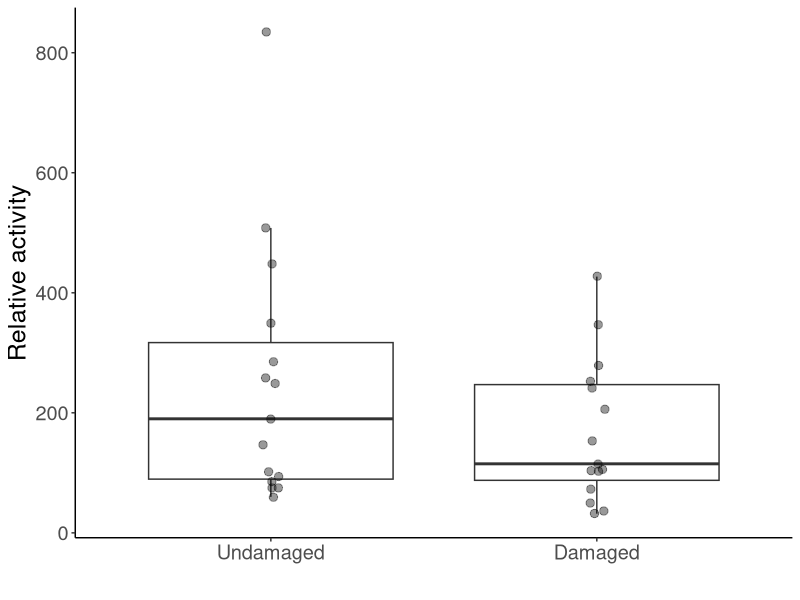
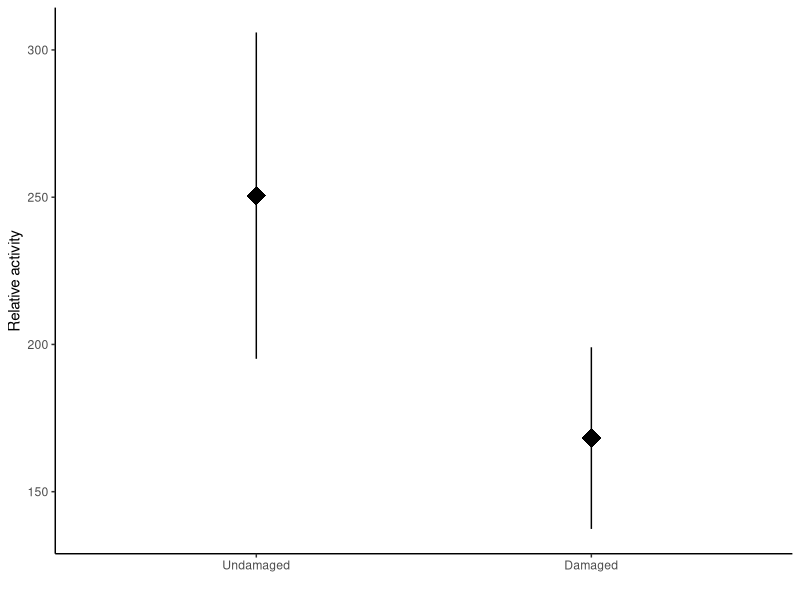
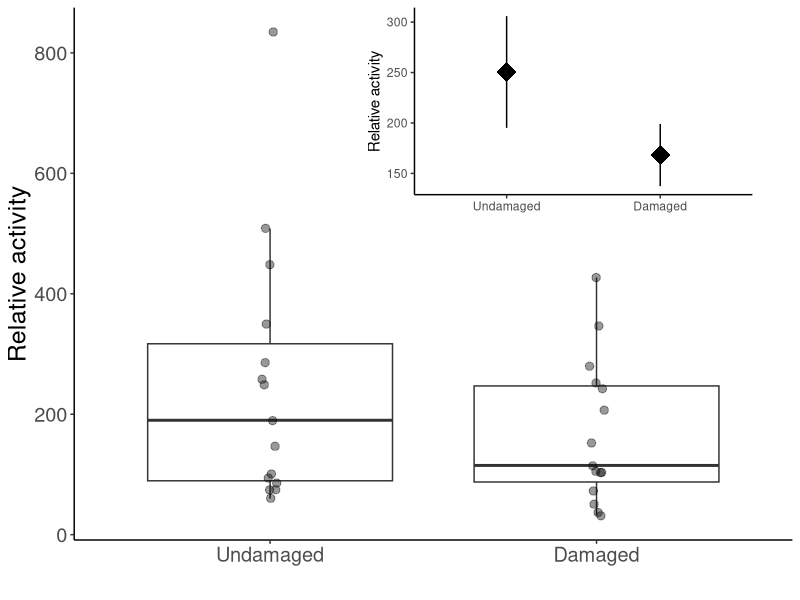
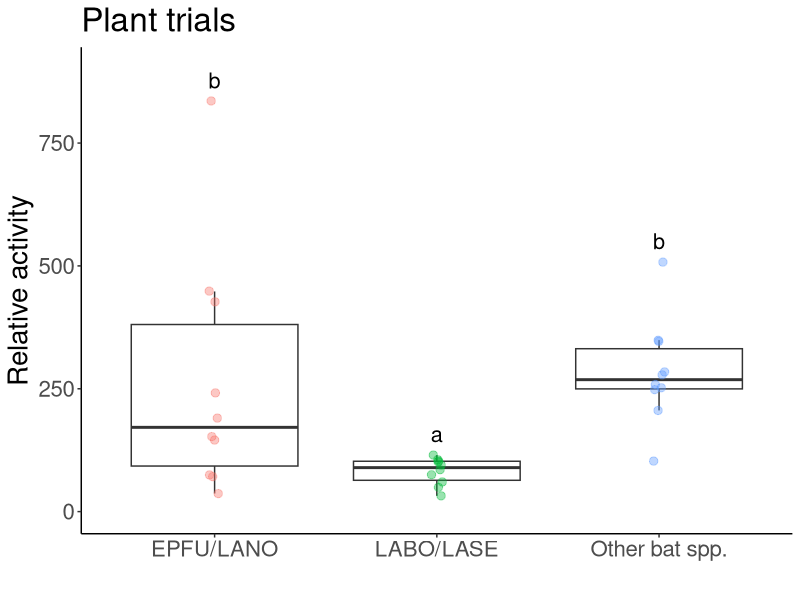
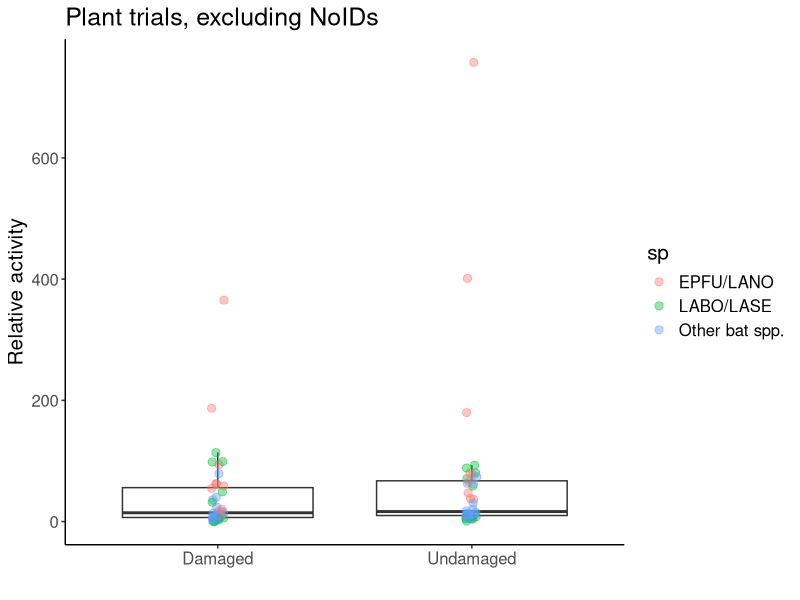
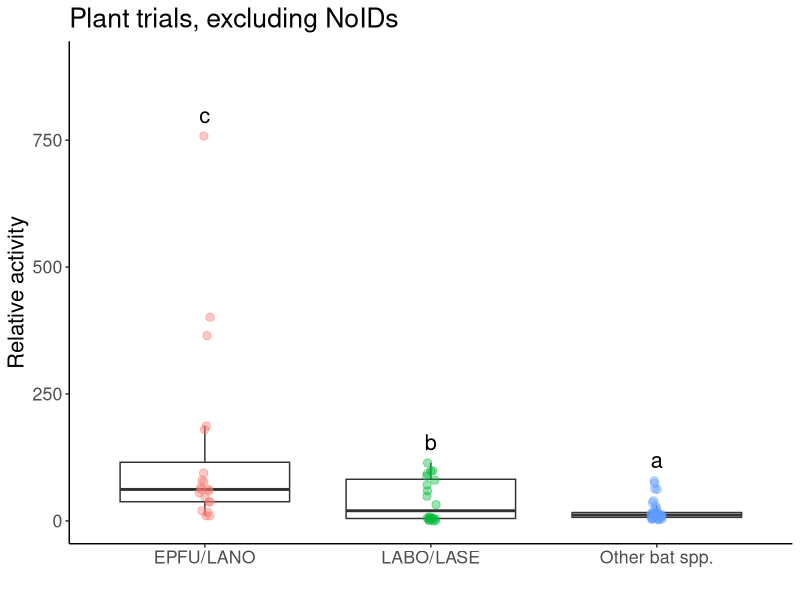
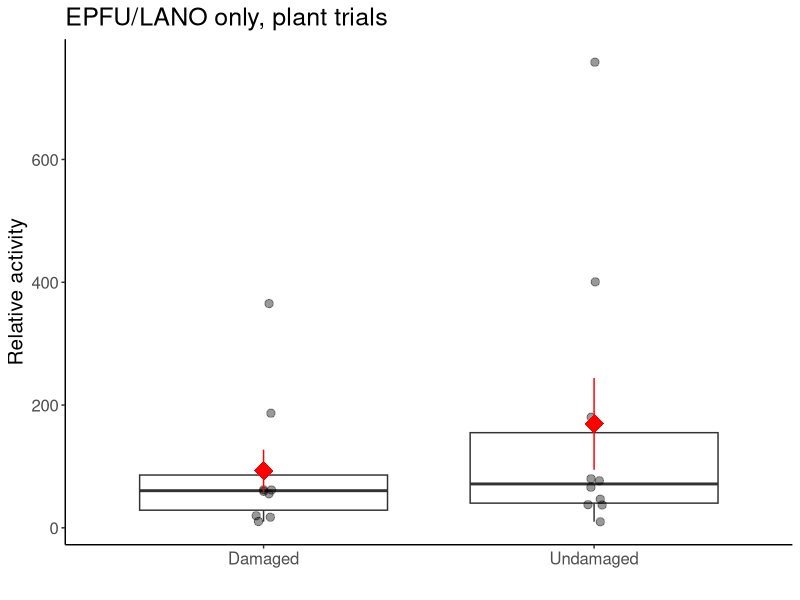
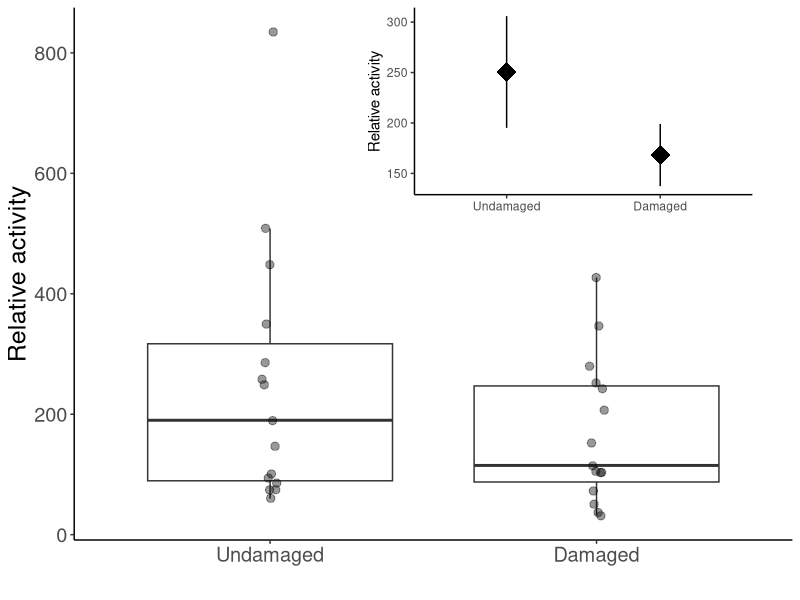

Write the R code that produced these figures, in order.
#Load libraries
library(ggplot2)
library(lme4)
library(viridis)
library(car)
library(emmeans)
library(multcomp)
library(dplyr)
library(plyr)
library(tidyr)
library(cowplot)

# Data import and cleaning ------------------------------------------------

#SUMMARY DATA----
plant <- read.csv(file="plant_sum_noTABR.csv",head=TRUE)

##Gathering data — compounds from col to rows
plant1<-plant %>% gather(sp, activity, EPTFUS:NOID)
plant1$sp<-as.factor(plant1$sp)
levels(plant1$sp)
plant1<-aggregate(activity ~ treatment + sp + trial, dat=plant1, FUN=sum)

##GROUPING SPP WITH SIMILAR CALLS----
{plant2<-plant1
plant2$sp=as.character(plant2$sp)
plant2$sp[plant2$sp=="EPTFUS"]="EPFU/LANO"
plant2$sp[plant2$sp=="LASNOC"]="EPFU/LANO"
plant2$sp[plant2$sp=="LASBOR"]="LABO/LASE"
plant2$sp[plant2$sp=="LASSEM"]="LABO/LASE"
plant2$sp[plant2$sp=="LASCIN"]="Other bat spp."
plant2$sp[plant2$sp=="MYOLUC"]="Other bat spp."
plant2$sp[plant2$sp=="PERSUB"]="Other bat spp."
plant2$sp[plant2$sp=="NOID"]="Other bat spp."
plant2$sp[plant2$sp=="NYCHUM"]="Other bat spp."
}

plant3<-aggregate(activity ~ treatment + sp + trial, dat=plant2, FUN=sum)

#Test for overdispersion function
overdisp_fun <- function(model) {
	rdf <- df.residual(model)
	rp <- residuals(model,type="pearson")
	Pearson.chisq <- sum(rp^2)
	prat <- Pearson.chisq/rdf
	pval <- pchisq(Pearson.chisq, df=rdf, lower.tail=FALSE)
	c(chisq=Pearson.chisq,ratio=prat,rdf=rdf,p=pval)
}

test1<-glmer(activity~treatment*sp+(1|trial), dat = plant3,family=poisson)
summary(test1)
overdisp_fun(test1)#overdispersed
shapiro.test(resid(test1))#non-normal

mod.p<-glmer.nb(activity~treatment*sp+(1|trial), dat = plant3)
Anova(mod.p)
#treatment p=0.22, sp p=0.01, interaxn p=0.76

#contrasts
p1<-emmeans(mod.p,pairwise~sp, type="response")
cld(p1$emmeans,  Letters ='abcde')
#LABO/LASE & Other a, EPFU/LANO b

plant3.tab <- ddply(plant3, c("sp"), summarise,
					   N    = length(activity),
					   mean = mean(activity),
					   sd   = sd(activity),
					   se   = sd / sqrt(N))
plant3.tab
#(Other-LABO)/LABO
(283.6-82.0)/82.0
#2.46

#(EPFU/LANO-LABO)/LABO
(262.5-82.0)/82.0
#2.2

#LABO/LASE were 2.2 and 2.5 less active compared to EPFU/LANO and other bat species


##REMOVING NO IDS----
plant5<-plant1[plant1$sp != "NOID", ]  

{plant4<-plant5
	plant4$sp=as.character(plant4$sp)
	plant4$sp[plant4$sp=="EPTFUS"]="EPFU/LANO"
	plant4$sp[plant4$sp=="LASNOC"]="EPFU/LANO"
	plant4$sp[plant4$sp=="LASBOR"]="LABO/LASE"
	plant4$sp[plant4$sp=="LASSEM"]="LABO/LASE"
	plant4$sp[plant4$sp=="LASCIN"]="Other bat spp."
	plant4$sp[plant4$sp=="MYOLUC"]="Other bat spp."
	plant4$sp[plant4$sp=="PERSUB"]="Other bat spp."
	plant4$sp[plant4$sp=="NYCHUM"]="Other bat spp."
}


test2<-glmer(activity~treatment*sp+(1|trial), dat = plant4,family=poisson)
summary(test2)
shapiro.test(resid(test2))#non-normal, overdispersed

mod.p2<-glmer.nb(activity~treatment*sp+(1|trial), dat = plant4)
Anova(mod.p2)
#treatment p=0.22, sp p<0.001, interaxn p=0.67

#contrasts
p2<-emmeans(mod.p2,pairwise~sp, type="response")
cld(p2$emmeans,  Letters ='abcde')
#Other spp. a, LABO/LASE b, EPFU/LANO c

plant4.tab <- ddply(plant4, c("sp"), summarise,
					N    = length(activity),
					mean = mean(activity),
					sd   = sd(activity),
					se   = sd / sqrt(N))
plant4.tab
#(EPFU/LANO-Other)/other
(131.25-18.15)/18.15
#6.23, EPFU/LANO were 623% more active than Other spp.

#(EPFU/LANO-LABO)/LABO
(131.25-41)/41
#2.2, EPFU/LANO were 220% more active than LABO/LASE


##ONLY EPFU/LABO----
brown <- plant2[which(plant2$sp== 'EPFU/LANO'),]

test3<-glmer(activity~treatment+(1|trial), dat = brown,family=poisson)
shapiro.test(resid(test3))#normal
summary(test3)

mod.brown<-glmer.nb(activity~treatment+(1|trial), dat = brown)
Anova(mod.brown)
#treatment p=0.20

#NOID GRAPH----
plant.plot1<-ggplot(data=plant3, aes(x=treatment, y=activity))+ 
	geom_boxplot(outlier.shape = NA)+
	geom_point(position=position_jitter(width = 0.025), alpha=0.4, size=2.5)+
	theme_classic()+
	labs(x=" ", y="Relative activity")+
	theme(text = element_text(size=18))+
	scale_x_discrete(limits=c("U", "D"),
					 labels=c("Undamaged", "Damaged"))
plant.plot1

plant.small<-ggplot(data=plant3, aes(x=treatment, y=activity))+ 
	theme_classic()+
	labs(x=" ", y="Relative activity")+
	stat_summary(fun.data = "mean_se", size=1.5, shape="diamond")+
	scale_x_discrete(limits=c("U", "D"),
					 labels=c("Undamaged", "Damaged"))
plant.small

plant.with.inset <-
	ggdraw() +
	draw_plot(plant.plot1) +
	draw_plot(plant.small, x = 0.45, y = .6, width = .5, height = .4)
plant.with.inset

ggsave(filename = "plant.png", 
	   plot = plant.with.inset,
	   width = 17, 
	   height = 12,
	   units = "cm",
	   dpi = 300)

ggplot(data=plant3, aes(x=sp, y=activity))+ 
	geom_boxplot(outlier.shape = NA)+
	geom_point(position=position_jitter(width = 0.025), alpha=0.4, size=2.5, aes(color=sp))+
	theme_classic()+
	labs(x=" ", y="Relative activity", title="Plant trials")+
	theme(text = element_text(size=20), legend.position = "none")+
	stat_summary(geom = 'text', label = c("b","a","b"),
				 fun = max, vjust = -0.8, size=5.5)+
	scale_y_continuous(limits = c(0,900))

#NO NOID GRAPH----
ggplot(data=plant4, aes(x=treatment, y=activity))+ 
	geom_boxplot(outlier.shape = NA)+
	geom_point(position=position_jitter(width = 0.025), alpha=0.4, size=2.5, aes(color=sp))+
	theme_classic()+
	labs(x=" ", y="Relative activity",
		 title = "Plant trials, excluding NoIDs")+
	theme(text = element_text(size=15), legend.title = )+
	scale_x_discrete(labels=c("Damaged", "Undamaged"))

ggplot(data=plant4, aes(x=sp, y=activity))+ 
	geom_boxplot(outlier.shape = NA)+
	geom_point(position=position_jitter(width = 0.025), alpha=0.4, size=2.5, aes(color=sp))+
	theme_classic()+
	labs(x=" ", y="Relative activity", title="Plant trials, excluding NoIDs")+
	theme(text = element_text(size=16), legend.position = "none")+
	stat_summary(geom = 'text', label = c("c","b","a"),
				 fun = max, vjust = -0.8, size=5.5)+
	scale_y_continuous(limits = c(0,900))

#BIG BROWN GRAPH----
ggplot(data=brown, aes(x=treatment, y=activity))+ 
	geom_boxplot(outlier.shape = NA)+
	geom_point(position=position_jitter(width = 0.025), alpha=0.4, size=2.5)+
	stat_summary(fun.data = "mean_se", colour="red", size=1.5, shape="diamond")+
	theme_classic()+
	labs(x=" ", y="Relative activity",
		 title = "EPFU/LANO only, plant trials")+
	theme(text = element_text(size=15), legend.title = )+
	scale_color_viridis(discrete = T, option = "D")+
	scale_x_discrete(labels=c("Damaged", "Undamaged"))
